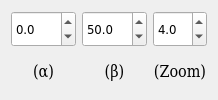
             <widget class="QFrame" name="frameWin3">
              <property name="frameShape">
               <enum>QFrame::NoFrame</enum>
              </property>
              <property name="frameShadow">
               <enum>QFrame::Raised</enum>
              </property>
              <layout class="QHBoxLayout" name="horizontalLayout_22">
               <item>
                <layout class="QVBoxLayout" name="verticalLayout_14">
                 <item>
                  <widget class="QDoubleSpinBox" name="alpha6view_window3">
                   <property name="sizePolicy">
                    <sizepolicy hsizetype="Fixed" vsizetype="Preferred">
                     <horstretch>0</horstretch>
                     <verstretch>0</verstretch>
                    </sizepolicy>
                   </property>
                   <property name="minimumSize">
                    <size>
                     <width>20</width>
                     <height>0</height>
                    </size>
                   </property>
                   <property name="maximumSize">
                    <size>
                     <width>167777</width>
                     <height>16777215</height>
                    </size>
                   </property>
                   <property name="font">
                    <font>
                     <family>DejaVu Sans Condensed</family>
                     <pointsize>10</pointsize>
                    </font>
                   </property>
                   <property name="decimals">
                    <number>1</number>
                   </property>
                   <property name="minimum">
                    <double>-360.000000000000000</double>
                   </property>
                   <property name="maximum">
                    <double>360.000000000000000</double>
                   </property>
                   <property name="singleStep">
                    <double>0.100000000000000</double>
                   </property>
                  </widget>
                 </item>
                 <item>
                  <widget class="QLabel" name="label_18">
                   <property name="font">
                    <font>
                     <family>DejaVu Serif Condensed</family>
                     <pointsize>12</pointsize>
                    </font>
                   </property>
                   <property name="text">
                    <string>(α)</string>
                   </property>
                   <property name="alignment">
                    <set>Qt::AlignCenter</set>
                   </property>
                  </widget>
                 </item>
                </layout>
               </item>
               <item>
                <layout class="QVBoxLayout" name="verticalLayout_15">
                 <item>
                  <widget class="QDoubleSpinBox" name="beta6view_window3">
                   <property name="sizePolicy">
                    <sizepolicy hsizetype="Fixed" vsizetype="Preferred">
                     <horstretch>0</horstretch>
                     <verstretch>0</verstretch>
                    </sizepolicy>
                   </property>
                   <property name="minimumSize">
                    <size>
                     <width>20</width>
                     <height>0</height>
                    </size>
                   </property>
                   <property name="maximumSize">
                    <size>
                     <width>167777</width>
                     <height>16777215</height>
                    </size>
                   </property>
                   <property name="font">
                    <font>
                     <family>DejaVu Sans Condensed</family>
                     <pointsize>10</pointsize>
                    </font>
                   </property>
                   <property name="decimals">
                    <number>1</number>
                   </property>
                   <property name="minimum">
                    <double>-360.000000000000000</double>
                   </property>
                   <property name="maximum">
                    <double>360.000000000000000</double>
                   </property>
                   <property name="singleStep">
                    <double>0.100000000000000</double>
                   </property>
                   <property name="value">
                    <double>50.000000000000000</double>
                   </property>
                  </widget>
                 </item>
                 <item>
                  <widget class="QLabel" name="label_34">
                   <property name="font">
                    <font>
                     <family>DejaVu Serif Condensed</family>
                     <pointsize>12</pointsize>
                    </font>
                   </property>
                   <property name="text">
                    <string>(β)</string>
                   </property>
                   <property name="alignment">
                    <set>Qt::AlignCenter</set>
                   </property>
                  </widget>
                 </item>
                </layout>
               </item>
               <item>
                <layout class="QVBoxLayout" name="verticalLayout_16">
                 <item>
                  <widget class="QDoubleSpinBox" name="zoom6view_window3">
                   <property name="sizePolicy">
                    <sizepolicy hsizetype="Fixed" vsizetype="Preferred">
                     <horstretch>0</horstretch>
                     <verstretch>0</verstretch>
                    </sizepolicy>
                   </property>
                   <property name="minimumSize">
                    <size>
                     <width>20</width>
                     <height>0</height>
                    </size>
                   </property>
                   <property name="maximumSize">
                    <size>
                     <width>167777</width>
                     <height>16777215</height>
                    </size>
                   </property>
                   <property name="font">
                    <font>
                     <family>DejaVu Sans Condensed</family>
                     <pointsize>10</pointsize>
                    </font>
                   </property>
                   <property name="decimals">
                    <number>1</number>
                   </property>
                   <property name="minimum">
                    <double>2.000000000000000</double>
                   </property>
                   <property name="maximum">
                    <double>14.000000000000000</double>
                   </property>
                   <property name="singleStep">
                    <double>0.100000000000000</double>
                   </property>
                   <property name="value">
                    <double>4.000000000000000</double>
                   </property>
                  </widget>
                 </item>
                 <item>
                  <widget class="QLabel" name="label_35">
                   <property name="font">
                    <font>
                     <family>DejaVu Serif Condensed</family>
                     <pointsize>12</pointsize>
                    </font>
                   </property>
                   <property name="text">
                    <string>(Zoom)</string>
                   </property>
                   <property name="alignment">
                    <set>Qt::AlignCenter</set>
                   </property>
                  </widget>
                 </item>
                </layout>
               </item>
              </layout>
             </widget>
